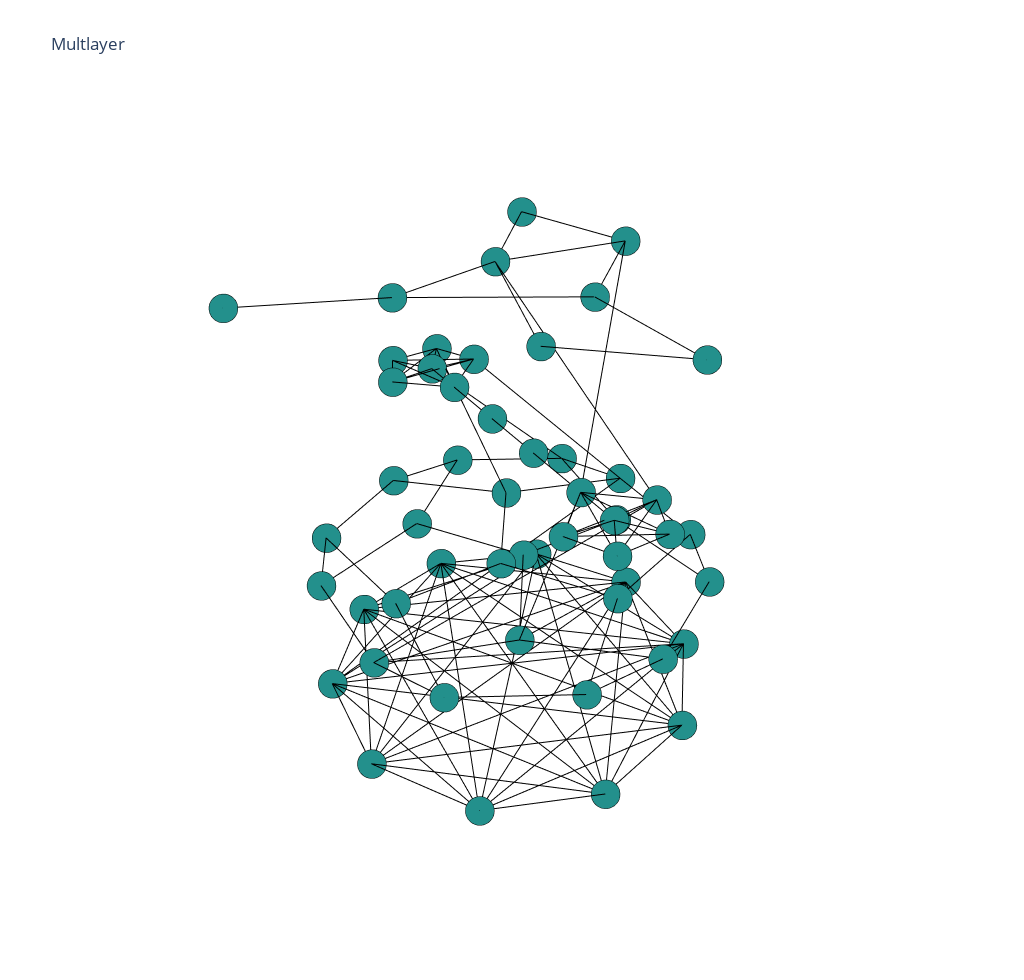

Notebook code for this chart:
### Code cell
traces=[]
layersHeight=0.75

#Add the networks one up on the other 
for i,G in enumerate(listOfNetworks):
    traces.extend(getTracesWithNodeInfo(G,layersHeight*i))
#Add the vertical edges
newTraces=verticalEdges(nodes,traces)
traces.extend(newTraces)

name="Multlayer"
fig = plot3D.Figure(data=traces, layout=getLayout(name))
fig.show()
fig.write_html("Multilayer Network - Visualization 1.html")

### Figure 1 — Plotly figure (JSON) as saved in the notebook; plotly's stock layout.template omitted (floating-point values rounded to 4 significant figures; data arrays with more than 128 entries replaced by an {"elided": "..."} marker saying what was removed)
{"data": [{"hoverinfo": "none", "line": {"color": "black", "width": 2}, "mode": "lines", "type": "scatter3d", "x": {"elided": "135 float values"}, "y": {"elided": "135 float values"}, "z": {"elided": "135 int values"}}, {"hoverinfo": "text", "marker": {"color": [1, 1, 1, 1, 1, 1, 1, 1, 1, 1, 1], "colorscale": [[0, "#440154"], [0.1111, "#482878"], [0.2222, "#3e4989"], [0.3333, "#31688e"], [0.4444, "#26828e"], [0.5556, "#1f9e89"], [0.6667, "#35b779"], [0.7778, "#6ece58"], [0.8889, "#b5de2b"], [1, "#fde725"]], "line": {"color": "black", "width": 0.5}, "size": 10, "symbol": "circle"}, "mode": "markers", "text": ["0", "1", "2", "3", "4", "5", "6", "7", "8", "9"], "type": "scatter3d", "x": [1, 0.809, 0.309, -0.309, -0.809, -1.0, -0.809, -0.309, 0.309, 0.809], "y": [1.222e-08, 0.5878, 0.9511, 0.9511, 0.5878, -3.352e-08, -0.5878, -0.9511, -0.9511, -0.5878], "z": [0, 0, 0, 0, 0, 0, 0, 0, 0, 0]}, {"hoverinfo": "none", "line": {"color": "black", "width": 2}, "mode": "lines", "type": "scatter3d", "x": [0.06613, -0.1484, null, 0.06613, 0.6459, null, 0.06613, -0.4015, null, -0.1484, 0.4373, null, -0.1484, -0.8248, null, 0.4373, 0.891, null, 0.4373, 0.02732, null, 0.891, 0.9744, null, 0.891, 0.6459, null, 0.9744, 0.4015, null, 0.9744, 0.8248, null, 0.4015, 0.02732, null, 0.4015, -0.06613, null, 0.02732, -0.5733, null, -0.5733, -0.8248, null, -0.5733, -0.6459, null, -0.8248, -0.9744, null, -0.9744, -0.4015, null, -0.9744, -0.891, null, -0.4015, -0.02732, null, -0.02732, -0.4373, null, -0.02732, 0.5733, null, -0.4373, -0.891, null, -0.4373, 0.1484, null, -0.891, -0.6459, null, -0.6459, -0.06613, null, -0.06613, 0.1484, null, 0.1484, 0.8248, null, 0.8248, 0.5733, null, 0.5733, 0.6459, null], "y": [-0.01618, 0.5845, null, -0.01618, -0.158, null, -0.01618, -0.45, null, 0.5845, 0.8997, null, 0.5845, 0.5258, null, 0.8997, 0.4704, null, 0.8997, 1.0, null, 0.4704, 0.08576, null, 0.4704, -0.158, null, 0.08576, 0.45, null, 0.08576, -0.5258, null, 0.45, 1.0, null, 0.45, 0.01618, null, 1.0, 0.8285, null, 0.8285, 0.5258, null, 0.8285, 0.158, null, 0.5258, -0.08576, null, -0.08576, -0.45, null, -0.08576, -0.4704, null, -0.45, -1.0, null, -1.0, -0.8997, null, -1.0, -0.8285, null, -0.8997, -0.4704, null, -0.8997, -0.5845, null, -0.4704, 0.158, null, 0.158, 0.01618, null, 0.01618, -0.5845, null, -0.5845, -0.5258, null, -0.5258, -0.8285, null, -0.8285, -0.158, null], "z": [0.75, 0.75, null, 0.75, 0.75, null, 0.75, 0.75, null, 0.75, 0.75, null, 0.75, 0.75, null, 0.75, 0.75, null, 0.75, 0.75, null, 0.75, 0.75, null, 0.75, 0.75, null, 0.75, 0.75, null, 0.75, 0.75, null, 0.75, 0.75, null, 0.75, 0.75, null, 0.75, 0.75, null, 0.75, 0.75, null, 0.75, 0.75, null, 0.75, 0.75, null, 0.75, 0.75, null, 0.75, 0.75, null, 0.75, 0.75, null, 0.75, 0.75, null, 0.75, 0.75, null, 0.75, 0.75, null, 0.75, 0.75, null, 0.75, 0.75, null, 0.75, 0.75, null, 0.75, 0.75, null, 0.75, 0.75, null, 0.75, 0.75, null, 0.75, 0.75, null]}, {"hoverinfo": "text", "marker": {"color": [1, 1, 1, 1, 1, 1, 1, 1, 1, 1, 1, 1, 1, 1, 1, 1, 1, 1, 1, 1, 1], "colorscale": [[0, "#440154"], [0.1111, "#482878"], [0.2222, "#3e4989"], [0.3333, "#31688e"], [0.4444, "#26828e"], [0.5556, "#1f9e89"], [0.6667, "#35b779"], [0.7778, "#6ece58"], [0.8889, "#b5de2b"], [1, "#fde725"]], "line": {"color": "black", "width": 0.5}, "size": 10, "symbol": "circle"}, "mode": "markers", "text": ["0", "1", "2", "3", "4", "5", "6", "7", "8", "9", "10", "11", "12", "13", "14", "15", "16", "17", "18", "19"], "type": "scatter3d", "x": [0.06613, -0.1484, 0.4373, 0.891, 0.9744, 0.4015, 0.02732, -0.5733, -0.8248, -0.9744, -0.4015, -0.02732, -0.4373, -0.891, -0.6459, -0.06613, 0.1484, 0.8248, 0.5733, 0.6459], "y": [-0.01618, 0.5845, 0.8997, 0.4704, 0.08576, 0.45, 1.0, 0.8285, 0.5258, -0.08576, -0.45, -1.0, -0.8997, -0.4704, 0.158, 0.01618, -0.5845, -0.5258, -0.8285, -0.158], "z": [0.75, 0.75, 0.75, 0.75, 0.75, 0.75, 0.75, 0.75, 0.75, 0.75, 0.75, 0.75, 0.75, 0.75, 0.75, 0.75, 0.75, 0.75, 0.75, 0.75]}, {"hoverinfo": "none", "line": {"color": "black", "width": 2}, "mode": "lines", "type": "scatter3d", "x": [0.1778, 0.4103, null, 0.1778, 0.3522, null, 0.1778, 0.09059, null, 0.1778, -0.06448, null, 0.1778, 0.1243, null, 0.4103, 0.3522, null, 0.4103, 0.09059, null, 0.4103, -0.06448, null, 0.4103, 0.1243, null, 0.3522, 0.09059, null, 0.3522, -0.06448, null, 0.3522, 0.1243, null, 0.09059, -0.06448, null, 0.09059, 0.1243, null, -0.06448, 0.1243, null, 0.1243, 0.0408, null, 0.0408, -0.0407, null, -0.0407, -0.1243, null, -0.1243, -0.4103, null, -0.1243, -0.3523, null, -0.1243, -0.09061, null, -0.1243, 0.06446, null, -0.1243, -0.1778, null, -0.4103, -0.3523, null, -0.4103, -0.09061, null, -0.4103, 0.06446, null, -0.4103, -0.1778, null, -0.3523, -0.09061, null, -0.3523, 0.06446, null, -0.3523, -0.1778, null, -0.09061, 0.06446, null, -0.09061, -0.1778, null, 0.06446, -0.1778, null], "y": [0.7791, 0.7035, null, 0.7791, 0.9403, null, 0.7791, 1, null, 0.7791, 0.8119, null, 0.7791, 0.5446, null, 0.7035, 0.9403, null, 0.7035, 1, null, 0.7035, 0.8119, null, 0.7035, 0.5446, null, 0.9403, 1, null, 0.9403, 0.8119, null, 0.9403, 0.5446, null, 1, 0.8119, null, 1, 0.5446, null, 0.8119, 0.5446, null, 0.5446, 0.1785, null, 0.1785, -0.1785, null, -0.1785, -0.5446, null, -0.5446, -0.7035, null, -0.5446, -0.9403, null, -0.5446, -1.0, null, -0.5446, -0.8119, null, -0.5446, -0.7791, null, -0.7035, -0.9403, null, -0.7035, -1.0, null, -0.7035, -0.8119, null, -0.7035, -0.7791, null, -0.9403, -1.0, null, -0.9403, -0.8119, null, -0.9403, -0.7791, null, -1.0, -0.8119, null, -1.0, -0.7791, null, -0.8119, -0.7791, null], "z": [1.5, 1.5, null, 1.5, 1.5, null, 1.5, 1.5, null, 1.5, 1.5, null, 1.5, 1.5, null, 1.5, 1.5, null, 1.5, 1.5, null, 1.5, 1.5, null, 1.5, 1.5, null, 1.5, 1.5, null, 1.5, 1.5, null, 1.5, 1.5, null, 1.5, 1.5, null, 1.5, 1.5, null, 1.5, 1.5, null, 1.5, 1.5, null, 1.5, 1.5, null, 1.5, 1.5, null, 1.5, 1.5, null, 1.5, 1.5, null, 1.5, 1.5, null, 1.5, 1.5, null, 1.5, 1.5, null, 1.5, 1.5, null, 1.5, 1.5, null, 1.5, 1.5, null, 1.5, 1.5, null, 1.5, 1.5, null, 1.5, 1.5, null, 1.5, 1.5, null, 1.5, 1.5, null, 1.5, 1.5, null, 1.5, 1.5, null]}, {"hoverinfo": "text", "marker": {"color": [1, 1, 1, 1, 1, 1, 1, 1, 1, 1, 1, 1, 1, 1, 1], "colorscale": [[0, "#440154"], [0.1111, "#482878"], [0.2222, "#3e4989"], [0.3333, "#31688e"], [0.4444, "#26828e"], [0.5556, "#1f9e89"], [0.6667, "#35b779"], [0.7778, "#6ece58"], [0.8889, "#b5de2b"], [1, "#fde725"]], "line": {"color": "black", "width": 0.5}, "size": 10, "symbol": "circle"}, "mode": "markers", "text": ["0", "1", "2", "3", "4", "5", "6", "7", "8", "9", "10", "11", "12", "13"], "type": "scatter3d", "x": [0.1778, 0.4103, 0.3522, 0.09059, -0.06448, 0.1243, 0.0408, -0.0407, -0.1243, -0.4103, -0.3523, -0.09061, 0.06446, -0.1778], "y": [0.7791, 0.7035, 0.9403, 1, 0.8119, 0.5446, 0.1785, -0.1785, -0.5446, -0.7035, -0.9403, -1.0, -0.8119, -0.7791], "z": [1.5, 1.5, 1.5, 1.5, 1.5, 1.5, 1.5, 1.5, 1.5, 1.5, 1.5, 1.5, 1.5, 1.5]}, {"hoverinfo": "none", "line": {"color": "black", "width": 2}, "mode": "lines", "type": "scatter3d", "x": [-0.1598, -0.01943, null, -0.1598, 0.4443, null, -0.1598, -0.7561, null, 1, 0.4443, null, -0.01943, 0.3348, null, -0.7043, -0.1395, null, -0.7043, -0.7561, null, -0.1395, -0.7561, null, -0.1395, 0.4443, null, -0.1395, 0.3348, null], "y": [0.3289, 0.9994, null, 0.3289, -0.2646, null, 0.3289, 0.001915, null, -0.6703, -0.2646, null, 0.9994, 0.4883, null, -0.6358, -0.2479, null, -0.6358, 0.001915, null, -0.2479, 0.001915, null, -0.2479, -0.2646, null, -0.2479, 0.4883, null], "z": [2.25, 2.25, null, 2.25, 2.25, null, 2.25, 2.25, null, 2.25, 2.25, null, 2.25, 2.25, null, 2.25, 2.25, null, 2.25, 2.25, null, 2.25, 2.25, null, 2.25, 2.25, null, 2.25, 2.25, null]}, {"hoverinfo": "text", "marker": {"color": [1, 1, 1, 1, 1, 1, 1, 1, 1], "colorscale": [[0, "#440154"], [0.1111, "#482878"], [0.2222, "#3e4989"], [0.3333, "#31688e"], [0.4444, "#26828e"], [0.5556, "#1f9e89"], [0.6667, "#35b779"], [0.7778, "#6ece58"], [0.8889, "#b5de2b"], [1, "#fde725"]], "line": {"color": "black", "width": 0.5}, "size": 10, "symbol": "circle"}, "mode": "markers", "text": ["0", "1", "2", "3", "4", "5", "6", "7"], "type": "scatter3d", "x": [-0.1598, 1, -0.01943, -0.7043, -0.1395, -0.7561, 0.3348, 0.4443], "y": [0.3289, -0.6703, 0.9994, -0.6358, -0.2479, 0.001915, 0.4883, -0.2646], "z": [2.25, 2.25, 2.25, 2.25, 2.25, 2.25, 2.25, 2.25]}, {"hoverinfo": "none", "line": {"color": "black", "width": 2}, "mode": "lines", "type": "scatter3d", "x": [-0.4015, -0.3523], "y": [-0.45, -0.9403], "z": [0.75, 1.5]}, {"hoverinfo": "none", "line": {"color": "black", "width": 2}, "mode": "lines", "type": "scatter3d", "x": [-0.809, 0.9744, -0.06448, -0.1395], "y": [0.5878, 0.08576, 0.8119, -0.2479], "z": [0, 0.75, 1.5, 2.25]}, {"hoverinfo": "none", "line": {"color": "black", "width": 2}, "mode": "lines", "type": "scatter3d", "x": [-0.891, -0.1778], "y": [-0.4704, -0.7791], "z": [0.75, 1.5]}, {"hoverinfo": "none", "line": {"color": "black", "width": 2}, "mode": "lines", "type": "scatter3d", "x": [0.809, -0.9744, -0.4103], "y": [-0.5878, -0.08576, -0.7035], "z": [0, 0.75, 1.5]}, {"hoverinfo": "none", "line": {"color": "black", "width": 2}, "mode": "lines", "type": "scatter3d", "x": [-1.0, 0.4015, 0.1243, -0.7561], "y": [-3.352e-08, 0.45, 0.5446, 0.001915], "z": [0, 0.75, 1.5, 2.25]}], "layout": {"height": 980, "hovermode": "closest", "scene": {"xaxis": {"showbackground": false, "showgrid": false, "showline": false, "showspikes": false, "showticklabels": false, "title": {"text": ""}, "zeroline": false}, "yaxis": {"showbackground": false, "showgrid": false, "showline": false, "showspikes": false, "showticklabels": false, "title": {"text": ""}, "zeroline": false}, "zaxis": {"showbackground": false, "showgrid": false, "showline": false, "showspikes": false, "showticklabels": false, "title": {"text": ""}, "zeroline": false}}, "showlegend": false, "title": {"text": "Multlayer"}, "width": 1024}}
